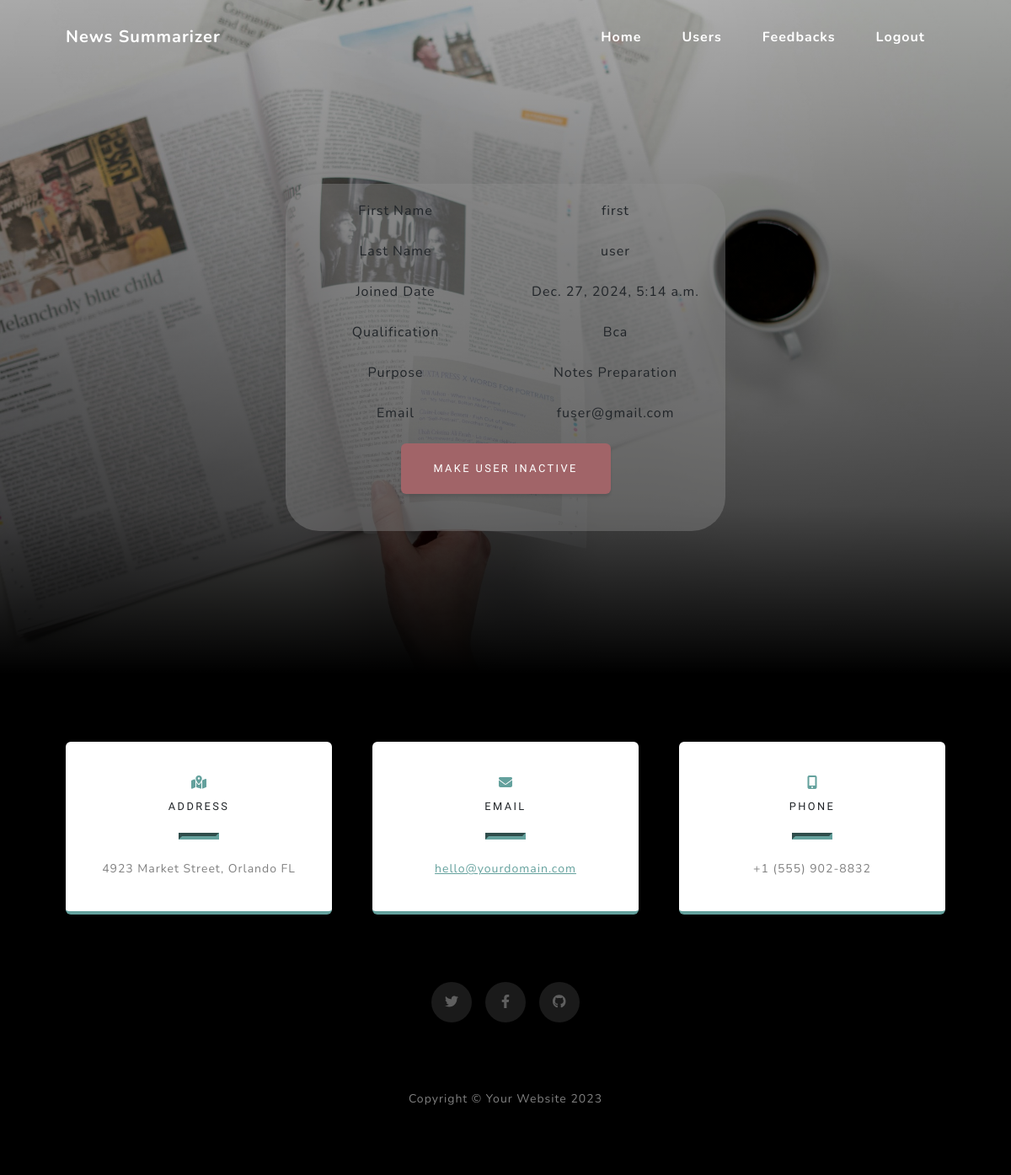
/admin_user_details?uid=4, run on the app's committed database.
### summary/models.py (models this page shows)
class User(models.Model):
    firstname = models.CharField(max_length=50)
    lastname = models.CharField(max_length = 50)
    email = models.EmailField()
    contact= models.IntegerField()
    age = models.IntegerField()
    qualification = models.CharField(max_length=10)
    purpose = models.CharField(max_length=100)
    address = models.CharField(max_length=100)
    loginid = models.ForeignKey(Login,on_delete=models.CASCADE,null=True)

class Login(AbstractUser):
    user_type = models.CharField(max_length = 50,null=True)
    joined_date = models.DateTimeField(auto_now_add=True,null=True)
    premium = models.BooleanField(default=False)
    premium_date = models.DateField(null = True)
    question = models.CharField(max_length= 100,null=True)
    answer = models.CharField(max_length= 100,null=True)

### summary/views.py (the view)
# urls.py: path('admin_user_details', views.admin_user_details),
def admin_user_details(request):
    uid = request.GET['uid']
    user = User.objects.get(loginid__id=uid)
    return render(request, "adminuserdetails.html", {'data': user})

### templates/adminuserdetails.html (shortened to what this page needs)
{% extends 'adminindex.html' %}
{% load static %}
{% block content %}
<link rel="stylesheet" href="https://cdnjs.cloudflare.com/ajax/libs/bootstrap-icons/1.5.0/font/bootstrap-icons.min.css">
<header class="masthead">
    <div class="container px-4 px-lg-5 d-flex h-100 align-items-center justify-content-center">
        <div class="justify-content-center w-50">
            <div class="container container-fluid"  style="background-color: rgba(143, 142, 142, 0.409);border-radius: 40px;padding-top: 20px;padding-bottom: 20px;" >
                <div class="row text-center mb-4" >
                    <div class="col col-6" >
                        First Name
                    </div>
                    <div class="col col-6">
                        {{ data.firstname }}
                    </div>
                </div>
                <div class="row text-center mb-4">
                    <div class="col col-6" >
                        Last Name
                    </div>
                    <div class="col col-6">
                        {{ data.lastname }}
                    </div>
                </div>
                <div class="row text-center mb-4">
                    <div class="col col-6" >
                        Joined Date
                    </div>
                    <div class="col col-6">
                        {{ data.loginid.date_joined }}
                    </div>
                </div>
                <div class="row text-center mb-4">
                    <div class="col col-6" >
                        Qualification
                    </div>
                    <div class="col col-6">
                        {{ data.qualification }}
                    </div>
                </div>
                <div class="row text-center mb-4">
                    <div class="col col-6" >
                        Purpose
                    </div>
                    <div class="col col-6">
                        {{ data.purpose }}
                    </div>
                </div>
                <div class="row text-center mb-4">
                    <div class="col col-6" >
                        Email
                    </div>
                    <div class="col col-6">
                        {{ data.email }}
                    </div>
                </div>
                {% if data.loginid.is_active %}
                <div class="row text-center mb-4">
                    <div class="col col-12" >
                    <a href="/admin_user_inactive?uid={{ data.loginid.id }}" class="btn btn-danger w-50"  >Make User Inactive</a>
                    </div>
                </div>
                {% else %}
                <div class="row text-center mb-4">
                    <div class="col col-12" >
                    <a href="/admin_user_active?uid={{ data.loginid.id }}" class="btn btn-primary w-50"  >Make User Active</a>
                    </div>
                </div>
                {% endif %}
            </div>
        </div>
    </div>
</header>
{% endblock %}

### data on the page
User: firstname "first", lastname "user", loginid.date_joined "Dec. 27, 2024, 5:14 a.m.", qualification "Bca", purpose "Notes Preparation", email "fuser@gmail.com"
